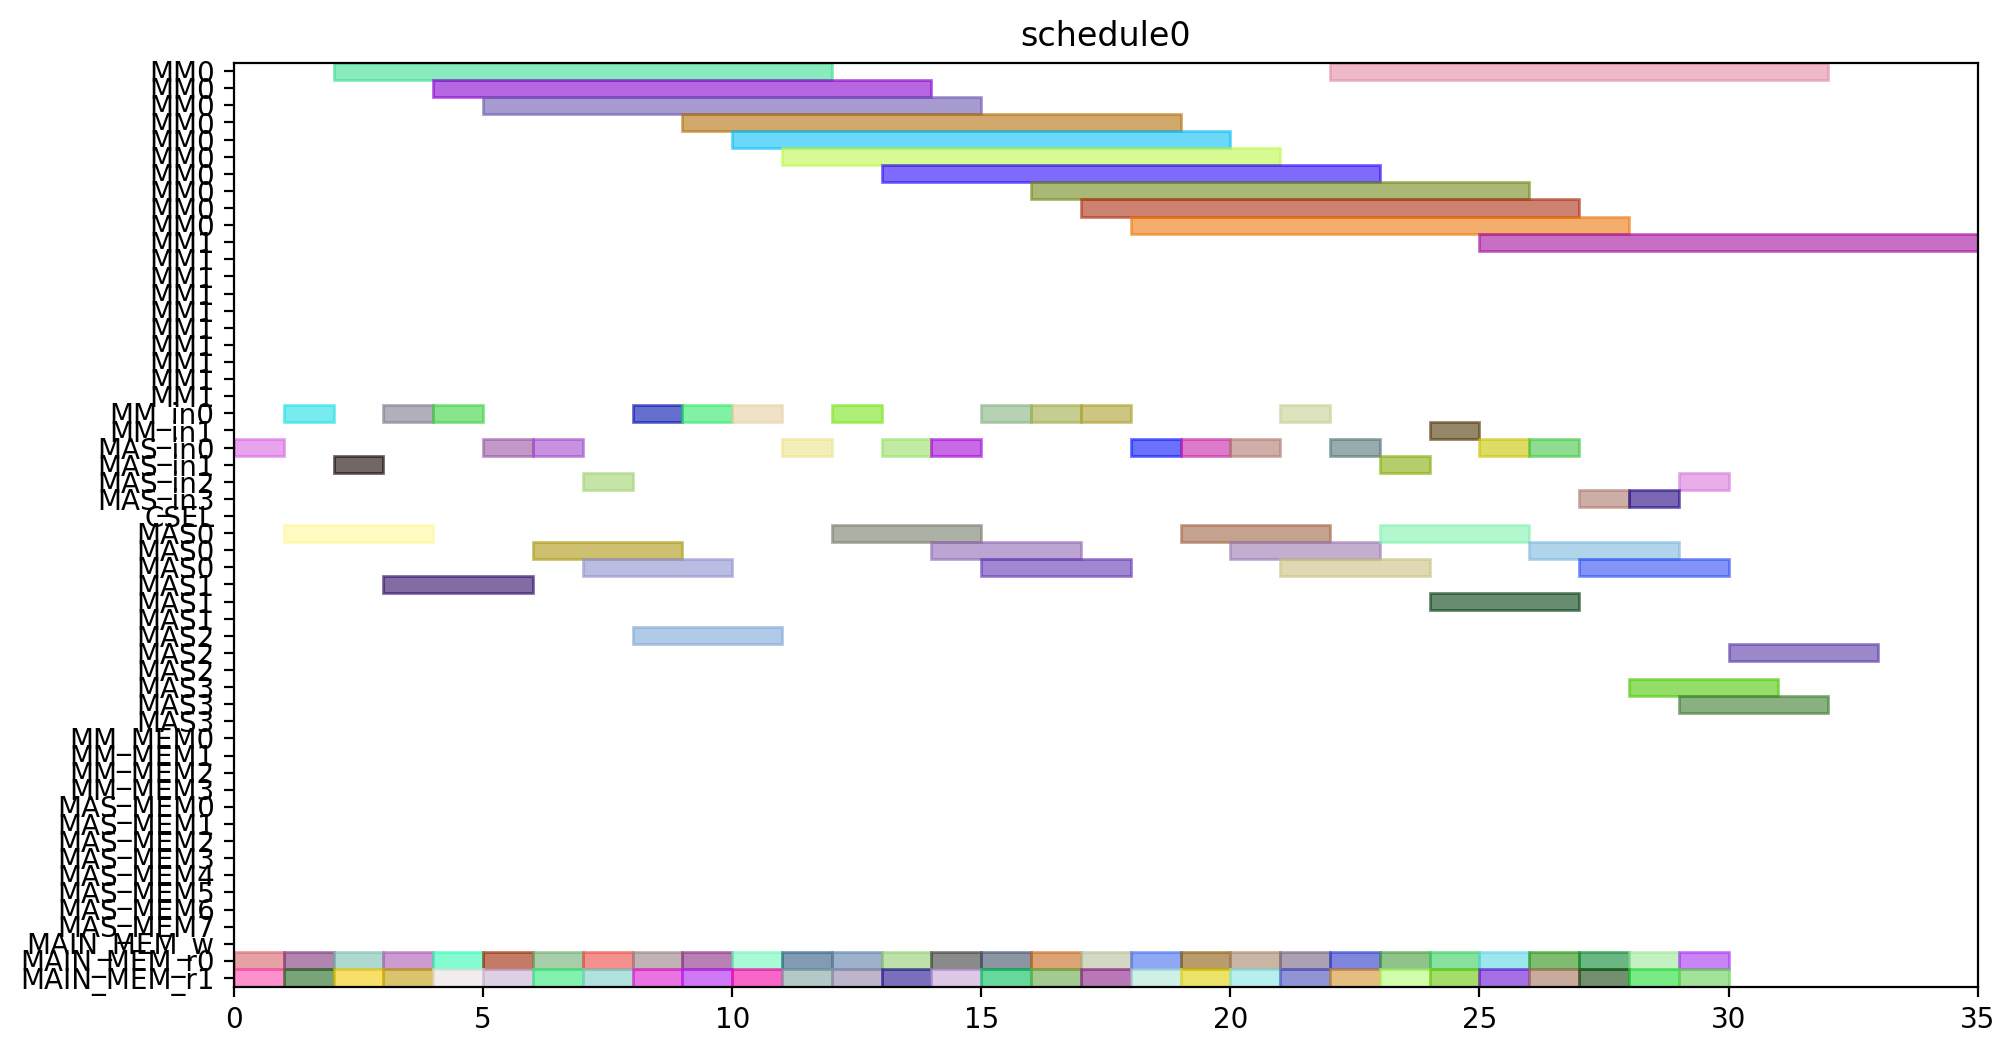

Recreate this plot in Python.
from pyschedule import Scenario, solvers, plotters, alt


def solve():
	horizon = 120
	S = Scenario("schedule0", horizon=horizon)

	# resource
	MM = S.Resources('MM', num=2, size=10)
	MM_in = S.Resources('MM_in', num=2)
	MAS_in = S.Resources('MAS_in', num=4)
	CSEL = S.Resource('CSEL')
	MAS = S.Resources('MAS', num=4, size=3, periods=range(1, horizon))
	MM_MEM = S.Resources('MM_MEM', num=4)
	MAS_MEM = S.Resources('MAS_MEM', num=8)
	MAIN_MEM_w = S.Resource('MAIN_MEM_w', size=1)
	MAIN_MEM_r = S.Resources('MAIN_MEM_r', num=2)

	# result of previous scheduling

	# new tasks
	T1_t0 = S.Task('T1_t0', length=3, delay_cost=1)
	T1_t0 += alt(MAS)
	T1_t0_in = S.Task('T1_t0_in', length=1, delay_cost=1)
	T1_t0_in += alt(MAS_in)
	S += T1_t0_in*MAS_in[0]<=T1_t0*MAS[0]

	S += T1_t0_in*MAS_in[1]<=T1_t0*MAS[1]

	S += T1_t0_in*MAS_in[2]<=T1_t0*MAS[2]

	S += T1_t0_in*MAS_in[3]<=T1_t0*MAS[3]

	T1_t0_mem0 = S.Task('T1_t0_mem0', length=1, delay_cost=1)
	T1_t0_mem0 += MAIN_MEM_r[0]
	S += T1_t0_mem0 <= T1_t0

	T1_t0_mem1 = S.Task('T1_t0_mem1', length=1, delay_cost=1)
	T1_t0_mem1 += MAIN_MEM_r[1]
	S += T1_t0_mem1 <= T1_t0

	T1_t1 = S.Task('T1_t1', length=3, delay_cost=1)
	T1_t1 += alt(MAS)
	T1_t1_in = S.Task('T1_t1_in', length=1, delay_cost=1)
	T1_t1_in += alt(MAS_in)
	S += T1_t1_in*MAS_in[0]<=T1_t1*MAS[0]

	S += T1_t1_in*MAS_in[1]<=T1_t1*MAS[1]

	S += T1_t1_in*MAS_in[2]<=T1_t1*MAS[2]

	S += T1_t1_in*MAS_in[3]<=T1_t1*MAS[3]

	T1_t1_mem0 = S.Task('T1_t1_mem0', length=1, delay_cost=1)
	T1_t1_mem0 += MAIN_MEM_r[0]
	S += T1_t1_mem0 <= T1_t1

	T1_t1_mem1 = S.Task('T1_t1_mem1', length=1, delay_cost=1)
	T1_t1_mem1 += MAIN_MEM_r[1]
	S += T1_t1_mem1 <= T1_t1

	T1_t3 = S.Task('T1_t3', length=10, delay_cost=1)
	T1_t3 += alt(MM)
	T1_t3_in = S.Task('T1_t3_in', length=1, delay_cost=1)
	T1_t3_in += alt(MM_in)
	S += T1_t3_in*MM_in[0]<=T1_t3*MM[0]
	S += T1_t3_in*MM_in[1]<=T1_t3*MM[1]
	T1_t3_mem0 = S.Task('T1_t3_mem0', length=1, delay_cost=1)
	T1_t3_mem0 += MAIN_MEM_r[0]
	S += T1_t3_mem0 <= T1_t3

	T1_t3_mem1 = S.Task('T1_t3_mem1', length=1, delay_cost=1)
	T1_t3_mem1 += MAIN_MEM_r[1]
	S += T1_t3_mem1 <= T1_t3

	T2_t0 = S.Task('T2_t0', length=10, delay_cost=1)
	T2_t0 += alt(MM)
	T2_t0_in = S.Task('T2_t0_in', length=1, delay_cost=1)
	T2_t0_in += alt(MM_in)
	S += T2_t0_in*MM_in[0]<=T2_t0*MM[0]
	S += T2_t0_in*MM_in[1]<=T2_t0*MM[1]
	T2_t0_mem0 = S.Task('T2_t0_mem0', length=1, delay_cost=1)
	T2_t0_mem0 += MAIN_MEM_r[0]
	S += T2_t0_mem0 <= T2_t0

	T2_t0_mem1 = S.Task('T2_t0_mem1', length=1, delay_cost=1)
	T2_t0_mem1 += MAIN_MEM_r[1]
	S += T2_t0_mem1 <= T2_t0

	T2_t1 = S.Task('T2_t1', length=10, delay_cost=1)
	T2_t1 += alt(MM)
	T2_t1_in = S.Task('T2_t1_in', length=1, delay_cost=1)
	T2_t1_in += alt(MM_in)
	S += T2_t1_in*MM_in[0]<=T2_t1*MM[0]
	S += T2_t1_in*MM_in[1]<=T2_t1*MM[1]
	T2_t1_mem0 = S.Task('T2_t1_mem0', length=1, delay_cost=1)
	T2_t1_mem0 += MAIN_MEM_r[0]
	S += T2_t1_mem0 <= T2_t1

	T2_t1_mem1 = S.Task('T2_t1_mem1', length=1, delay_cost=1)
	T2_t1_mem1 += MAIN_MEM_r[1]
	S += T2_t1_mem1 <= T2_t1

	T2_t2 = S.Task('T2_t2', length=3, delay_cost=1)
	T2_t2 += alt(MAS)
	T2_t2_in = S.Task('T2_t2_in', length=1, delay_cost=1)
	T2_t2_in += alt(MAS_in)
	S += T2_t2_in*MAS_in[0]<=T2_t2*MAS[0]

	S += T2_t2_in*MAS_in[1]<=T2_t2*MAS[1]

	S += T2_t2_in*MAS_in[2]<=T2_t2*MAS[2]

	S += T2_t2_in*MAS_in[3]<=T2_t2*MAS[3]

	T2_t2_mem0 = S.Task('T2_t2_mem0', length=1, delay_cost=1)
	T2_t2_mem0 += MAIN_MEM_r[0]
	S += T2_t2_mem0 <= T2_t2

	T2_t2_mem1 = S.Task('T2_t2_mem1', length=1, delay_cost=1)
	T2_t2_mem1 += MAIN_MEM_r[1]
	S += T2_t2_mem1 <= T2_t2

	T2_t3 = S.Task('T2_t3', length=3, delay_cost=1)
	T2_t3 += alt(MAS)
	T2_t3_in = S.Task('T2_t3_in', length=1, delay_cost=1)
	T2_t3_in += alt(MAS_in)
	S += T2_t3_in*MAS_in[0]<=T2_t3*MAS[0]

	S += T2_t3_in*MAS_in[1]<=T2_t3*MAS[1]

	S += T2_t3_in*MAS_in[2]<=T2_t3*MAS[2]

	S += T2_t3_in*MAS_in[3]<=T2_t3*MAS[3]

	T2_t3_mem0 = S.Task('T2_t3_mem0', length=1, delay_cost=1)
	T2_t3_mem0 += MAIN_MEM_r[0]
	S += T2_t3_mem0 <= T2_t3

	T2_t3_mem1 = S.Task('T2_t3_mem1', length=1, delay_cost=1)
	T2_t3_mem1 += MAIN_MEM_r[1]
	S += T2_t3_mem1 <= T2_t3

	T3_t0 = S.Task('T3_t0', length=10, delay_cost=1)
	T3_t0 += alt(MM)
	T3_t0_in = S.Task('T3_t0_in', length=1, delay_cost=1)
	T3_t0_in += alt(MM_in)
	S += T3_t0_in*MM_in[0]<=T3_t0*MM[0]
	S += T3_t0_in*MM_in[1]<=T3_t0*MM[1]
	T3_t0_mem0 = S.Task('T3_t0_mem0', length=1, delay_cost=1)
	T3_t0_mem0 += MAIN_MEM_r[0]
	S += T3_t0_mem0 <= T3_t0

	T3_t0_mem1 = S.Task('T3_t0_mem1', length=1, delay_cost=1)
	T3_t0_mem1 += MAIN_MEM_r[1]
	S += T3_t0_mem1 <= T3_t0

	T3_t1 = S.Task('T3_t1', length=10, delay_cost=1)
	T3_t1 += alt(MM)
	T3_t1_in = S.Task('T3_t1_in', length=1, delay_cost=1)
	T3_t1_in += alt(MM_in)
	S += T3_t1_in*MM_in[0]<=T3_t1*MM[0]
	S += T3_t1_in*MM_in[1]<=T3_t1*MM[1]
	T3_t1_mem0 = S.Task('T3_t1_mem0', length=1, delay_cost=1)
	T3_t1_mem0 += MAIN_MEM_r[0]
	S += T3_t1_mem0 <= T3_t1

	T3_t1_mem1 = S.Task('T3_t1_mem1', length=1, delay_cost=1)
	T3_t1_mem1 += MAIN_MEM_r[1]
	S += T3_t1_mem1 <= T3_t1

	T3_t2 = S.Task('T3_t2', length=3, delay_cost=1)
	T3_t2 += alt(MAS)
	T3_t2_in = S.Task('T3_t2_in', length=1, delay_cost=1)
	T3_t2_in += alt(MAS_in)
	S += T3_t2_in*MAS_in[0]<=T3_t2*MAS[0]

	S += T3_t2_in*MAS_in[1]<=T3_t2*MAS[1]

	S += T3_t2_in*MAS_in[2]<=T3_t2*MAS[2]

	S += T3_t2_in*MAS_in[3]<=T3_t2*MAS[3]

	T3_t2_mem0 = S.Task('T3_t2_mem0', length=1, delay_cost=1)
	T3_t2_mem0 += MAIN_MEM_r[0]
	S += T3_t2_mem0 <= T3_t2

	T3_t2_mem1 = S.Task('T3_t2_mem1', length=1, delay_cost=1)
	T3_t2_mem1 += MAIN_MEM_r[1]
	S += T3_t2_mem1 <= T3_t2

	T3_t3 = S.Task('T3_t3', length=3, delay_cost=1)
	T3_t3 += alt(MAS)
	T3_t3_in = S.Task('T3_t3_in', length=1, delay_cost=1)
	T3_t3_in += alt(MAS_in)
	S += T3_t3_in*MAS_in[0]<=T3_t3*MAS[0]

	S += T3_t3_in*MAS_in[1]<=T3_t3*MAS[1]

	S += T3_t3_in*MAS_in[2]<=T3_t3*MAS[2]

	S += T3_t3_in*MAS_in[3]<=T3_t3*MAS[3]

	T3_t3_mem0 = S.Task('T3_t3_mem0', length=1, delay_cost=1)
	T3_t3_mem0 += MAIN_MEM_r[0]
	S += T3_t3_mem0 <= T3_t3

	T3_t3_mem1 = S.Task('T3_t3_mem1', length=1, delay_cost=1)
	T3_t3_mem1 += MAIN_MEM_r[1]
	S += T3_t3_mem1 <= T3_t3

	T4_t0 = S.Task('T4_t0', length=10, delay_cost=1)
	T4_t0 += alt(MM)
	T4_t0_in = S.Task('T4_t0_in', length=1, delay_cost=1)
	T4_t0_in += alt(MM_in)
	S += T4_t0_in*MM_in[0]<=T4_t0*MM[0]
	S += T4_t0_in*MM_in[1]<=T4_t0*MM[1]
	T4_t0_mem0 = S.Task('T4_t0_mem0', length=1, delay_cost=1)
	T4_t0_mem0 += MAIN_MEM_r[0]
	S += T4_t0_mem0 <= T4_t0

	T4_t0_mem1 = S.Task('T4_t0_mem1', length=1, delay_cost=1)
	T4_t0_mem1 += MAIN_MEM_r[1]
	S += T4_t0_mem1 <= T4_t0

	T4_t1 = S.Task('T4_t1', length=10, delay_cost=1)
	T4_t1 += alt(MM)
	T4_t1_in = S.Task('T4_t1_in', length=1, delay_cost=1)
	T4_t1_in += alt(MM_in)
	S += T4_t1_in*MM_in[0]<=T4_t1*MM[0]
	S += T4_t1_in*MM_in[1]<=T4_t1*MM[1]
	T4_t1_mem0 = S.Task('T4_t1_mem0', length=1, delay_cost=1)
	T4_t1_mem0 += MAIN_MEM_r[0]
	S += T4_t1_mem0 <= T4_t1

	T4_t1_mem1 = S.Task('T4_t1_mem1', length=1, delay_cost=1)
	T4_t1_mem1 += MAIN_MEM_r[1]
	S += T4_t1_mem1 <= T4_t1

	T4_t2 = S.Task('T4_t2', length=3, delay_cost=1)
	T4_t2 += alt(MAS)
	T4_t2_in = S.Task('T4_t2_in', length=1, delay_cost=1)
	T4_t2_in += alt(MAS_in)
	S += T4_t2_in*MAS_in[0]<=T4_t2*MAS[0]

	S += T4_t2_in*MAS_in[1]<=T4_t2*MAS[1]

	S += T4_t2_in*MAS_in[2]<=T4_t2*MAS[2]

	S += T4_t2_in*MAS_in[3]<=T4_t2*MAS[3]

	T4_t2_mem0 = S.Task('T4_t2_mem0', length=1, delay_cost=1)
	T4_t2_mem0 += MAIN_MEM_r[0]
	S += T4_t2_mem0 <= T4_t2

	T4_t2_mem1 = S.Task('T4_t2_mem1', length=1, delay_cost=1)
	T4_t2_mem1 += MAIN_MEM_r[1]
	S += T4_t2_mem1 <= T4_t2

	T4_t3 = S.Task('T4_t3', length=3, delay_cost=1)
	T4_t3 += alt(MAS)
	T4_t3_in = S.Task('T4_t3_in', length=1, delay_cost=1)
	T4_t3_in += alt(MAS_in)
	S += T4_t3_in*MAS_in[0]<=T4_t3*MAS[0]

	S += T4_t3_in*MAS_in[1]<=T4_t3*MAS[1]

	S += T4_t3_in*MAS_in[2]<=T4_t3*MAS[2]

	S += T4_t3_in*MAS_in[3]<=T4_t3*MAS[3]

	T4_t3_mem0 = S.Task('T4_t3_mem0', length=1, delay_cost=1)
	T4_t3_mem0 += MAIN_MEM_r[0]
	S += T4_t3_mem0 <= T4_t3

	T4_t3_mem1 = S.Task('T4_t3_mem1', length=1, delay_cost=1)
	T4_t3_mem1 += MAIN_MEM_r[1]
	S += T4_t3_mem1 <= T4_t3

	T5_t0 = S.Task('T5_t0', length=3, delay_cost=1)
	T5_t0 += alt(MAS)
	T5_t0_in = S.Task('T5_t0_in', length=1, delay_cost=1)
	T5_t0_in += alt(MAS_in)
	S += T5_t0_in*MAS_in[0]<=T5_t0*MAS[0]

	S += T5_t0_in*MAS_in[1]<=T5_t0*MAS[1]

	S += T5_t0_in*MAS_in[2]<=T5_t0*MAS[2]

	S += T5_t0_in*MAS_in[3]<=T5_t0*MAS[3]

	T5_t0_mem0 = S.Task('T5_t0_mem0', length=1, delay_cost=1)
	T5_t0_mem0 += MAIN_MEM_r[0]
	S += T5_t0_mem0 <= T5_t0

	T5_t0_mem1 = S.Task('T5_t0_mem1', length=1, delay_cost=1)
	T5_t0_mem1 += MAIN_MEM_r[1]
	S += T5_t0_mem1 <= T5_t0

	T5_t1 = S.Task('T5_t1', length=3, delay_cost=1)
	T5_t1 += alt(MAS)
	T5_t1_in = S.Task('T5_t1_in', length=1, delay_cost=1)
	T5_t1_in += alt(MAS_in)
	S += T5_t1_in*MAS_in[0]<=T5_t1*MAS[0]

	S += T5_t1_in*MAS_in[1]<=T5_t1*MAS[1]

	S += T5_t1_in*MAS_in[2]<=T5_t1*MAS[2]

	S += T5_t1_in*MAS_in[3]<=T5_t1*MAS[3]

	T5_t1_mem0 = S.Task('T5_t1_mem0', length=1, delay_cost=1)
	T5_t1_mem0 += MAIN_MEM_r[0]
	S += T5_t1_mem0 <= T5_t1

	T5_t1_mem1 = S.Task('T5_t1_mem1', length=1, delay_cost=1)
	T5_t1_mem1 += MAIN_MEM_r[1]
	S += T5_t1_mem1 <= T5_t1

	T5_t3 = S.Task('T5_t3', length=10, delay_cost=1)
	T5_t3 += alt(MM)
	T5_t3_in = S.Task('T5_t3_in', length=1, delay_cost=1)
	T5_t3_in += alt(MM_in)
	S += T5_t3_in*MM_in[0]<=T5_t3*MM[0]
	S += T5_t3_in*MM_in[1]<=T5_t3*MM[1]
	T5_t3_mem0 = S.Task('T5_t3_mem0', length=1, delay_cost=1)
	T5_t3_mem0 += MAIN_MEM_r[0]
	S += T5_t3_mem0 <= T5_t3

	T5_t3_mem1 = S.Task('T5_t3_mem1', length=1, delay_cost=1)
	T5_t3_mem1 += MAIN_MEM_r[1]
	S += T5_t3_mem1 <= T5_t3

	T6_t0 = S.Task('T6_t0', length=10, delay_cost=1)
	T6_t0 += alt(MM)
	T6_t0_in = S.Task('T6_t0_in', length=1, delay_cost=1)
	T6_t0_in += alt(MM_in)
	S += T6_t0_in*MM_in[0]<=T6_t0*MM[0]
	S += T6_t0_in*MM_in[1]<=T6_t0*MM[1]
	T6_t0_mem0 = S.Task('T6_t0_mem0', length=1, delay_cost=1)
	T6_t0_mem0 += MAIN_MEM_r[0]
	S += T6_t0_mem0 <= T6_t0

	T6_t0_mem1 = S.Task('T6_t0_mem1', length=1, delay_cost=1)
	T6_t0_mem1 += MAIN_MEM_r[1]
	S += T6_t0_mem1 <= T6_t0

	T6_t1 = S.Task('T6_t1', length=10, delay_cost=1)
	T6_t1 += alt(MM)
	T6_t1_in = S.Task('T6_t1_in', length=1, delay_cost=1)
	T6_t1_in += alt(MM_in)
	S += T6_t1_in*MM_in[0]<=T6_t1*MM[0]
	S += T6_t1_in*MM_in[1]<=T6_t1*MM[1]
	T6_t1_mem0 = S.Task('T6_t1_mem0', length=1, delay_cost=1)
	T6_t1_mem0 += MAIN_MEM_r[0]
	S += T6_t1_mem0 <= T6_t1

	T6_t1_mem1 = S.Task('T6_t1_mem1', length=1, delay_cost=1)
	T6_t1_mem1 += MAIN_MEM_r[1]
	S += T6_t1_mem1 <= T6_t1

	T6_t2 = S.Task('T6_t2', length=3, delay_cost=1)
	T6_t2 += alt(MAS)
	T6_t2_in = S.Task('T6_t2_in', length=1, delay_cost=1)
	T6_t2_in += alt(MAS_in)
	S += T6_t2_in*MAS_in[0]<=T6_t2*MAS[0]

	S += T6_t2_in*MAS_in[1]<=T6_t2*MAS[1]

	S += T6_t2_in*MAS_in[2]<=T6_t2*MAS[2]

	S += T6_t2_in*MAS_in[3]<=T6_t2*MAS[3]

	T6_t2_mem0 = S.Task('T6_t2_mem0', length=1, delay_cost=1)
	T6_t2_mem0 += MAIN_MEM_r[0]
	S += T6_t2_mem0 <= T6_t2

	T6_t2_mem1 = S.Task('T6_t2_mem1', length=1, delay_cost=1)
	T6_t2_mem1 += MAIN_MEM_r[1]
	S += T6_t2_mem1 <= T6_t2

	T6_t3 = S.Task('T6_t3', length=3, delay_cost=1)
	T6_t3 += alt(MAS)
	T6_t3_in = S.Task('T6_t3_in', length=1, delay_cost=1)
	T6_t3_in += alt(MAS_in)
	S += T6_t3_in*MAS_in[0]<=T6_t3*MAS[0]

	S += T6_t3_in*MAS_in[1]<=T6_t3*MAS[1]

	S += T6_t3_in*MAS_in[2]<=T6_t3*MAS[2]

	S += T6_t3_in*MAS_in[3]<=T6_t3*MAS[3]

	T6_t3_mem0 = S.Task('T6_t3_mem0', length=1, delay_cost=1)
	T6_t3_mem0 += MAIN_MEM_r[0]
	S += T6_t3_mem0 <= T6_t3

	T6_t3_mem1 = S.Task('T6_t3_mem1', length=1, delay_cost=1)
	T6_t3_mem1 += MAIN_MEM_r[1]
	S += T6_t3_mem1 <= T6_t3

	T7_t0 = S.Task('T7_t0', length=10, delay_cost=1)
	T7_t0 += alt(MM)
	T7_t0_in = S.Task('T7_t0_in', length=1, delay_cost=1)
	T7_t0_in += alt(MM_in)
	S += T7_t0_in*MM_in[0]<=T7_t0*MM[0]
	S += T7_t0_in*MM_in[1]<=T7_t0*MM[1]
	T7_t0_mem0 = S.Task('T7_t0_mem0', length=1, delay_cost=1)
	T7_t0_mem0 += MAIN_MEM_r[0]
	S += T7_t0_mem0 <= T7_t0

	T7_t0_mem1 = S.Task('T7_t0_mem1', length=1, delay_cost=1)
	T7_t0_mem1 += MAIN_MEM_r[1]
	S += T7_t0_mem1 <= T7_t0

	T7_t1 = S.Task('T7_t1', length=10, delay_cost=1)
	T7_t1 += alt(MM)
	T7_t1_in = S.Task('T7_t1_in', length=1, delay_cost=1)
	T7_t1_in += alt(MM_in)
	S += T7_t1_in*MM_in[0]<=T7_t1*MM[0]
	S += T7_t1_in*MM_in[1]<=T7_t1*MM[1]
	T7_t1_mem0 = S.Task('T7_t1_mem0', length=1, delay_cost=1)
	T7_t1_mem0 += MAIN_MEM_r[0]
	S += T7_t1_mem0 <= T7_t1

	T7_t1_mem1 = S.Task('T7_t1_mem1', length=1, delay_cost=1)
	T7_t1_mem1 += MAIN_MEM_r[1]
	S += T7_t1_mem1 <= T7_t1

	T7_t2 = S.Task('T7_t2', length=3, delay_cost=1)
	T7_t2 += alt(MAS)
	T7_t2_in = S.Task('T7_t2_in', length=1, delay_cost=1)
	T7_t2_in += alt(MAS_in)
	S += T7_t2_in*MAS_in[0]<=T7_t2*MAS[0]

	S += T7_t2_in*MAS_in[1]<=T7_t2*MAS[1]

	S += T7_t2_in*MAS_in[2]<=T7_t2*MAS[2]

	S += T7_t2_in*MAS_in[3]<=T7_t2*MAS[3]

	T7_t2_mem0 = S.Task('T7_t2_mem0', length=1, delay_cost=1)
	T7_t2_mem0 += MAIN_MEM_r[0]
	S += T7_t2_mem0 <= T7_t2

	T7_t2_mem1 = S.Task('T7_t2_mem1', length=1, delay_cost=1)
	T7_t2_mem1 += MAIN_MEM_r[1]
	S += T7_t2_mem1 <= T7_t2

	T7_t3 = S.Task('T7_t3', length=3, delay_cost=1)
	T7_t3 += alt(MAS)
	T7_t3_in = S.Task('T7_t3_in', length=1, delay_cost=1)
	T7_t3_in += alt(MAS_in)
	S += T7_t3_in*MAS_in[0]<=T7_t3*MAS[0]

	S += T7_t3_in*MAS_in[1]<=T7_t3*MAS[1]

	S += T7_t3_in*MAS_in[2]<=T7_t3*MAS[2]

	S += T7_t3_in*MAS_in[3]<=T7_t3*MAS[3]

	T7_t3_mem0 = S.Task('T7_t3_mem0', length=1, delay_cost=1)
	T7_t3_mem0 += MAIN_MEM_r[0]
	S += T7_t3_mem0 <= T7_t3

	T7_t3_mem1 = S.Task('T7_t3_mem1', length=1, delay_cost=1)
	T7_t3_mem1 += MAIN_MEM_r[1]
	S += T7_t3_mem1 <= T7_t3

	T8_t2 = S.Task('T8_t2', length=3, delay_cost=1)
	T8_t2 += alt(MAS)
	T8_t2_in = S.Task('T8_t2_in', length=1, delay_cost=1)
	T8_t2_in += alt(MAS_in)
	S += T8_t2_in*MAS_in[0]<=T8_t2*MAS[0]

	S += T8_t2_in*MAS_in[1]<=T8_t2*MAS[1]

	S += T8_t2_in*MAS_in[2]<=T8_t2*MAS[2]

	S += T8_t2_in*MAS_in[3]<=T8_t2*MAS[3]

	T8_t2_mem0 = S.Task('T8_t2_mem0', length=1, delay_cost=1)
	T8_t2_mem0 += MAIN_MEM_r[0]
	S += T8_t2_mem0 <= T8_t2

	T8_t2_mem1 = S.Task('T8_t2_mem1', length=1, delay_cost=1)
	T8_t2_mem1 += MAIN_MEM_r[1]
	S += T8_t2_mem1 <= T8_t2

	T9_t2 = S.Task('T9_t2', length=3, delay_cost=1)
	T9_t2 += alt(MAS)
	T9_t2_in = S.Task('T9_t2_in', length=1, delay_cost=1)
	T9_t2_in += alt(MAS_in)
	S += T9_t2_in*MAS_in[0]<=T9_t2*MAS[0]

	S += T9_t2_in*MAS_in[1]<=T9_t2*MAS[1]

	S += T9_t2_in*MAS_in[2]<=T9_t2*MAS[2]

	S += T9_t2_in*MAS_in[3]<=T9_t2*MAS[3]

	T9_t2_mem0 = S.Task('T9_t2_mem0', length=1, delay_cost=1)
	T9_t2_mem0 += MAIN_MEM_r[0]
	S += T9_t2_mem0 <= T9_t2

	T9_t2_mem1 = S.Task('T9_t2_mem1', length=1, delay_cost=1)
	T9_t2_mem1 += MAIN_MEM_r[1]
	S += T9_t2_mem1 <= T9_t2

	T10_t2 = S.Task('T10_t2', length=3, delay_cost=1)
	T10_t2 += alt(MAS)
	T10_t2_in = S.Task('T10_t2_in', length=1, delay_cost=1)
	T10_t2_in += alt(MAS_in)
	S += T10_t2_in*MAS_in[0]<=T10_t2*MAS[0]

	S += T10_t2_in*MAS_in[1]<=T10_t2*MAS[1]

	S += T10_t2_in*MAS_in[2]<=T10_t2*MAS[2]

	S += T10_t2_in*MAS_in[3]<=T10_t2*MAS[3]

	T10_t2_mem0 = S.Task('T10_t2_mem0', length=1, delay_cost=1)
	T10_t2_mem0 += MAIN_MEM_r[0]
	S += T10_t2_mem0 <= T10_t2

	T10_t2_mem1 = S.Task('T10_t2_mem1', length=1, delay_cost=1)
	T10_t2_mem1 += MAIN_MEM_r[1]
	S += T10_t2_mem1 <= T10_t2

	T11_t2 = S.Task('T11_t2', length=3, delay_cost=1)
	T11_t2 += alt(MAS)
	T11_t2_in = S.Task('T11_t2_in', length=1, delay_cost=1)
	T11_t2_in += alt(MAS_in)
	S += T11_t2_in*MAS_in[0]<=T11_t2*MAS[0]

	S += T11_t2_in*MAS_in[1]<=T11_t2*MAS[1]

	S += T11_t2_in*MAS_in[2]<=T11_t2*MAS[2]

	S += T11_t2_in*MAS_in[3]<=T11_t2*MAS[3]

	T11_t2_mem0 = S.Task('T11_t2_mem0', length=1, delay_cost=1)
	T11_t2_mem0 += MAIN_MEM_r[0]
	S += T11_t2_mem0 <= T11_t2

	T11_t2_mem1 = S.Task('T11_t2_mem1', length=1, delay_cost=1)
	T11_t2_mem1 += MAIN_MEM_r[1]
	S += T11_t2_mem1 <= T11_t2

	solvers.mip.solve(S,msg=1,kind='CPLEX',ratio_gap=1.01)

	solution = [['hoge']*len(S.solution()[1]) for i in range(len(S.solution()))]
	for i in range(len(S.solution())):
		for j in range(len(S.solution()[i])):
			solution[i][j]=str(S.solution()[i][j])
	print(solution)

	cycles = int(solution[-1][3])

	pic_file_name = "/mnt/rose/usr1/fukuda/ABE/multiRAM_multiMAS_16mux/scheduling_result/stage10MM2_stage3MAS4/EP2_LADDERMUL/schedule0.png"
	if(S.solution() != []):
		plotters.matplotlib.plot(S,img_filename=pic_file_name, show_task_labels=False, fig_size=(cycles*0.25+3, 6))

	return solution
